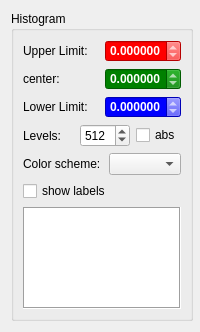
<?xml version="1.0" encoding="UTF-8"?>
<ui version="4.0">
 <class>propHistogram</class>
 <widget class="QWidget" name="propHistogram">
  <property name="geometry">
   <rect>
    <x>0</x>
    <y>0</y>
    <width>200</width>
    <height>332</height>
   </rect>
  </property>
  <property name="minimumSize">
   <size>
    <width>200</width>
    <height>332</height>
   </size>
  </property>
  <property name="maximumSize">
   <size>
    <width>16777215</width>
    <height>332</height>
   </size>
  </property>
  <property name="windowTitle">
   <string>Form</string>
  </property>
  <property name="styleSheet">
   <string notr="true"/>
  </property>
  <layout class="QHBoxLayout" name="horizontalLayout">
   <item>
    <widget class="QGroupBox" name="histogram">
     <property name="minimumSize">
      <size>
       <width>182</width>
       <height>0</height>
      </size>
     </property>
     <property name="maximumSize">
      <size>
       <width>182</width>
       <height>16777215</height>
      </size>
     </property>
     <property name="title">
      <string>Histogram</string>
     </property>
     <layout class="QVBoxLayout" name="verticalLayout">
      <item>
       <layout class="QHBoxLayout" name="horizontalLayout_4">
        <item>
         <widget class="QLabel" name="nLabel">
          <property name="sizePolicy">
           <sizepolicy hsizetype="Fixed" vsizetype="Preferred">
            <horstretch>0</horstretch>
            <verstretch>0</verstretch>
           </sizepolicy>
          </property>
          <property name="minimumSize">
           <size>
            <width>80</width>
            <height>0</height>
           </size>
          </property>
          <property name="text">
           <string>Upper Limit: </string>
          </property>
         </widget>
        </item>
        <item>
         <widget class="QDoubleSpinBox" name="upperLimit">
          <property name="enabled">
           <bool>true</bool>
          </property>
          <property name="font">
           <font>
            <weight>75</weight>
            <bold>true</bold>
           </font>
          </property>
          <property name="styleSheet">
           <string notr="true">color: rgb(255, 255,255);
background-color: rgb(255,0,0)</string>
          </property>
          <property name="decimals">
           <number>6</number>
          </property>
          <property name="minimum">
           <double>-1000000000.000000000000000</double>
          </property>
          <property name="maximum">
           <double>1000000000.000000000000000</double>
          </property>
          <property name="singleStep">
           <double>0.010000000000000</double>
          </property>
         </widget>
        </item>
       </layout>
      </item>
      <item>
       <layout class="QHBoxLayout" name="horizontalLayout_3">
        <item>
         <widget class="QLabel" name="nLabel_2">
          <property name="sizePolicy">
           <sizepolicy hsizetype="Fixed" vsizetype="Preferred">
            <horstretch>0</horstretch>
            <verstretch>0</verstretch>
           </sizepolicy>
          </property>
          <property name="minimumSize">
           <size>
            <width>80</width>
            <height>0</height>
           </size>
          </property>
          <property name="text">
           <string>center:</string>
          </property>
         </widget>
        </item>
        <item>
         <widget class="QDoubleSpinBox" name="centerValue">
          <property name="enabled">
           <bool>true</bool>
          </property>
          <property name="font">
           <font>
            <weight>75</weight>
            <bold>true</bold>
           </font>
          </property>
          <property name="styleSheet">
           <string notr="true">color: rgb(255, 255,255);
background-color: rgb(0,128,0)</string>
          </property>
          <property name="decimals">
           <number>6</number>
          </property>
          <property name="minimum">
           <double>-1000000000.000000000000000</double>
          </property>
          <property name="maximum">
           <double>1000000000.000000000000000</double>
          </property>
          <property name="singleStep">
           <double>0.010000000000000</double>
          </property>
         </widget>
        </item>
       </layout>
      </item>
      <item>
       <layout class="QHBoxLayout" name="horizontalLayout_2">
        <item>
         <widget class="QLabel" name="cLabel">
          <property name="sizePolicy">
           <sizepolicy hsizetype="Fixed" vsizetype="Preferred">
            <horstretch>0</horstretch>
            <verstretch>0</verstretch>
           </sizepolicy>
          </property>
          <property name="minimumSize">
           <size>
            <width>80</width>
            <height>0</height>
           </size>
          </property>
          <property name="text">
           <string>Lower Limit:</string>
          </property>
         </widget>
        </item>
        <item>
         <widget class="QDoubleSpinBox" name="lowerLimit">
          <property name="enabled">
           <bool>true</bool>
          </property>
          <property name="font">
           <font>
            <weight>75</weight>
            <bold>true</bold>
           </font>
          </property>
          <property name="styleSheet">
           <string notr="true">color: rgb(255, 255,255);
background-color: rgb(0,0,255)</string>
          </property>
          <property name="decimals">
           <number>6</number>
          </property>
          <property name="minimum">
           <double>-1000000000.000000000000000</double>
          </property>
          <property name="maximum">
           <double>1000000000.000000000000000</double>
          </property>
          <property name="singleStep">
           <double>0.010000000000000</double>
          </property>
         </widget>
        </item>
       </layout>
      </item>
      <item>
       <layout class="QHBoxLayout" name="horizontalLayout_5">
        <item>
         <widget class="QLabel" name="sizeLabel">
          <property name="sizePolicy">
           <sizepolicy hsizetype="Fixed" vsizetype="Preferred">
            <horstretch>0</horstretch>
            <verstretch>0</verstretch>
           </sizepolicy>
          </property>
          <property name="minimumSize">
           <size>
            <width>80</width>
            <height>0</height>
           </size>
          </property>
          <property name="text">
           <string>Levels: </string>
          </property>
          <property name="alignment">
           <set>Qt::AlignLeading|Qt::AlignLeft|Qt::AlignVCenter</set>
          </property>
         </widget>
        </item>
        <item>
         <widget class="QSpinBox" name="levels">
          <property name="sizePolicy">
           <sizepolicy hsizetype="Minimum" vsizetype="Fixed">
            <horstretch>0</horstretch>
            <verstretch>0</verstretch>
           </sizepolicy>
          </property>
          <property name="minimum">
           <number>1</number>
          </property>
          <property name="maximum">
           <number>1024</number>
          </property>
          <property name="value">
           <number>512</number>
          </property>
         </widget>
        </item>
        <item>
         <widget class="QCheckBox" name="absCheckBox">
          <property name="text">
           <string>abs</string>
          </property>
         </widget>
        </item>
       </layout>
      </item>
      <item>
       <layout class="QHBoxLayout" name="horizontalLayout_6">
        <item>
         <widget class="QLabel" name="label">
          <property name="sizePolicy">
           <sizepolicy hsizetype="Fixed" vsizetype="Preferred">
            <horstretch>0</horstretch>
            <verstretch>0</verstretch>
           </sizepolicy>
          </property>
          <property name="minimumSize">
           <size>
            <width>80</width>
            <height>0</height>
           </size>
          </property>
          <property name="text">
           <string>Color scheme: </string>
          </property>
         </widget>
        </item>
        <item>
         <widget class="QComboBox" name="colorSchemeCombo"/>
        </item>
       </layout>
      </item>
      <item>
       <layout class="QHBoxLayout" name="horizontalLayout_8">
        <item>
         <widget class="QCheckBox" name="lblsBox">
          <property name="text">
           <string>show labels</string>
          </property>
         </widget>
        </item>
       </layout>
      </item>
      <item>
       <layout class="QHBoxLayout" name="horizontalLayout_7">
        <item>
         <widget class="QTextEdit" name="textEdit">
          <property name="enabled">
           <bool>true</bool>
          </property>
          <property name="sizePolicy">
           <sizepolicy hsizetype="Expanding" vsizetype="Expanding">
            <horstretch>0</horstretch>
            <verstretch>0</verstretch>
           </sizepolicy>
          </property>
          <property name="autoFillBackground">
           <bool>false</bool>
          </property>
          <property name="frameShape">
           <enum>QFrame::Box</enum>
          </property>
          <property name="frameShadow">
           <enum>QFrame::Sunken</enum>
          </property>
          <property name="lineWrapMode">
           <enum>QTextEdit::NoWrap</enum>
          </property>
          <property name="readOnly">
           <bool>true</bool>
          </property>
          <property name="placeholderText">
           <string/>
          </property>
         </widget>
        </item>
       </layout>
      </item>
     </layout>
    </widget>
   </item>
  </layout>
 </widget>
 <resources/>
 <connections>
  <connection>
   <sender>lowerLimit</sender>
   <signal>valueChanged(double)</signal>
   <receiver>propHistogram</receiver>
   <slot>changedLowerLimit(double)</slot>
   <hints>
    <hint type="sourcelabel">
     <x>61</x>
     <y>315</y>
    </hint>
    <hint type="destinationlabel">
     <x>99</x>
     <y>194</y>
    </hint>
   </hints>
  </connection>
  <connection>
   <sender>upperLimit</sender>
   <signal>valueChanged(double)</signal>
   <receiver>propHistogram</receiver>
   <slot>changedUpperLimit(double)</slot>
   <hints>
    <hint type="sourcelabel">
     <x>61</x>
     <y>335</y>
    </hint>
    <hint type="destinationlabel">
     <x>99</x>
     <y>194</y>
    </hint>
   </hints>
  </connection>
  <connection>
   <sender>levels</sender>
   <signal>valueChanged(int)</signal>
   <receiver>propHistogram</receiver>
   <slot>changedLevels(int)</slot>
   <hints>
    <hint type="sourcelabel">
     <x>105</x>
     <y>365</y>
    </hint>
    <hint type="destinationlabel">
     <x>99</x>
     <y>194</y>
    </hint>
   </hints>
  </connection>
  <connection>
   <sender>colorSchemeCombo</sender>
   <signal>currentIndexChanged(int)</signal>
   <receiver>propHistogram</receiver>
   <slot>colorSchemeChanged(int)</slot>
   <hints>
    <hint type="sourcelabel">
     <x>127</x>
     <y>180</y>
    </hint>
    <hint type="destinationlabel">
     <x>99</x>
     <y>176</y>
    </hint>
   </hints>
  </connection>
  <connection>
   <sender>absCheckBox</sender>
   <signal>stateChanged(int)</signal>
   <receiver>propHistogram</receiver>
   <slot>changedABS(int)</slot>
   <hints>
    <hint type="sourcelabel">
     <x>182</x>
     <y>154</y>
    </hint>
    <hint type="destinationlabel">
     <x>99</x>
     <y>209</y>
    </hint>
   </hints>
  </connection>
  <connection>
   <sender>lblsBox</sender>
   <signal>clicked(bool)</signal>
   <receiver>propHistogram</receiver>
   <slot>lblBoxChanged(bool)</slot>
   <hints>
    <hint type="sourcelabel">
     <x>99</x>
     <y>175</y>
    </hint>
    <hint type="destinationlabel">
     <x>99</x>
     <y>165</y>
    </hint>
   </hints>
  </connection>
 </connections>
 <slots>
  <slot>changedLevels(int)</slot>
  <slot>changedLowerLimit(double)</slot>
  <slot>changedUpperLimit(double)</slot>
  <slot>colorSchemeChanged(int)</slot>
  <slot>changedABS(int)</slot>
  <slot>lblBoxChanged(bool)</slot>
 </slots>
</ui>
